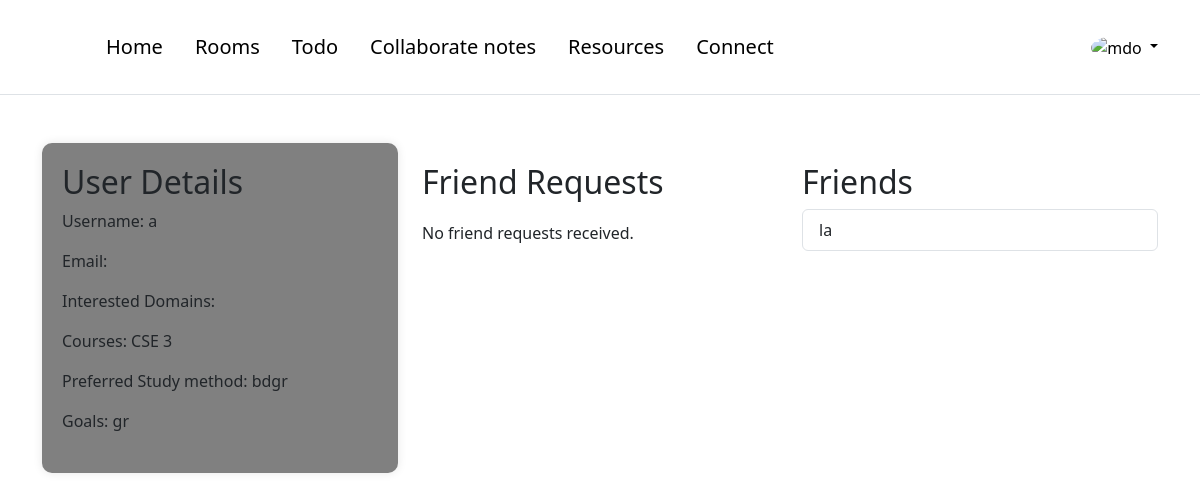
Page /accounts/profile/ (signed in) on the earlier database version.
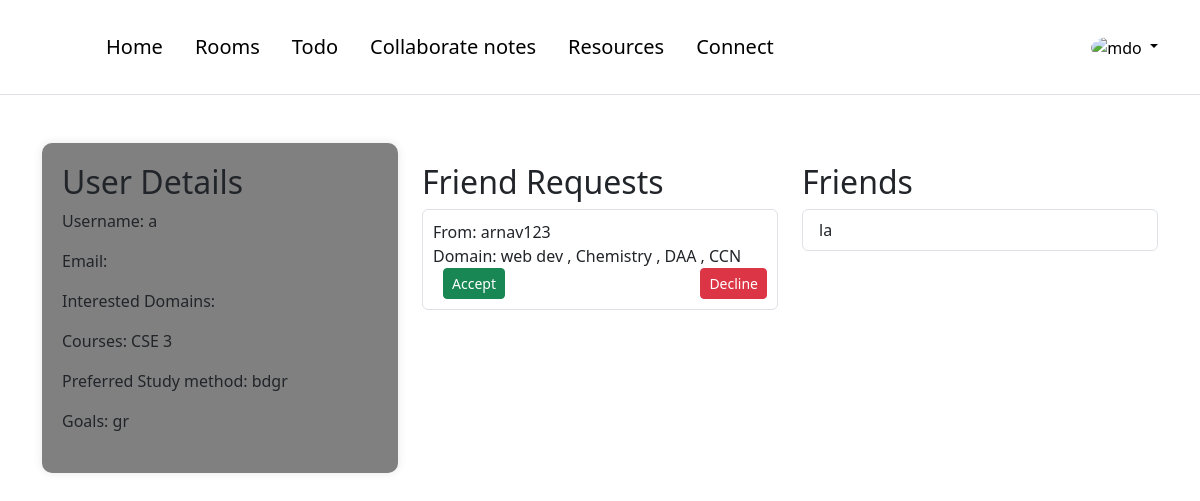
Same page on the later database version.
### connections/models.py (models this page shows, shortened)
class FriendRequest(models.Model):
    sender = models.ForeignKey(User, related_name='sent_friend_requests', on_delete=models.CASCADE)
    receiver = models.ForeignKey(User, related_name='received_friend_requests', on_delete=models.CASCADE)
    STATUS_CHOICES = (
        ('pending', 'Pending'),
        ('accepted', 'Accepted'),
        ('declined', 'Declined'),
    )
    status = models.CharField(max_length=20, choices=STATUS_CHOICES, default='pending')
    created_at = models.DateTimeField(auto_now_add=True)

### accounts/models.py (models this page shows, shortened)
class Domain(models.Model):
    name = models.CharField(max_length=20, unique=True)

### accounts/views.py (the view)
# urls.py: path('profile/', views.profile, name="profile"),
@login_required(login_url='accounts:login')
def profile(request):
    user = request.user
    friend_requests = FriendRequest.objects.filter(receiver=user)  # Requests sent by the user
    user_profile = UserProfile.objects.get(user=user)
    friends = user_profile.friends.all()
    context = {
        'user': user,
        'friend_requests': friend_requests,
        'friends': friends,
    }
    return render(request, 'accounts/profile.html', context)

### frontend/templates/accounts/profile.html (shortened to what this page needs)
{% extends 'base/base.html' %}
{% load static %}
{% block content %}
<div class="container mt-5">
    <div class="row">
        <div class="col-md-4">
            <div class="profile-container">
                <div class="profile-details">
                    <h2>User Details</h2>
                    <p>Username: {{ user.username }}</p>
                    <p>Email: {{ user.email }}</p>
                    <p>Interested Domains:
                    </p>
                    <p>Courses: {{ user.userprofile.courses }}</p>
                    <p>Preferred Study method: {{ user.userprofile.preferred_study_methods }}</p>
                    <p>Goals: {{ user.userprofile.goals }}</p>
                </div>
            </div>
        </div>
        <div class="col-md-4">
            <div class="friend-request">
                <h2>Friend Requests</h2>
                {% if friend_requests %}
                <ul class="list-group">
                    {% for request in friend_requests %}
                    <li class="list-group-item">
                        From: {{ request.sender.username }}<br>
                        Domain: {% for domain in request.sender.userprofile.domains.all %}
                                {{ domain.name }}
                                {% if not forloop.last %}, {% endif %}
                                {% endfor %}
                        <form method="post" action="{% url 'accounts:acdrequest' request.id %}">
                            <button type="submit" name="action" value="accept" class="btn btn-success btn-sm"> Accept</button>
                            <button type="submit" name="action" value="decline" class="btn btn-danger btn-sm"> Decline</button>
                        </form>
                    </li>
                    {% endfor %}
                </ul>
                {% else %}
                <p class="no-friend-request">No friend requests received.</p>
                {% endif %}
            </div>
        </div>
        <div class="col-md-4">
            <div class="friend-list">
                <h2>Friends</h2>
                {% if friends %}
                <ul class="list-group">
                    {% for friend in friends %}
                    <li class="list-group-item">{{ friend.username }}</li>
                    {% endfor %}
                </ul>
                {% else %}
                <p>No friends yet.</p>
                {% endif %}
            </div>
        </div>
    </div>
</div>
{% endblock %}

Differences in the rows shown:
added FriendRequest: sender.username "arnav123"
now on this page (row unchanged): Domain: name "web dev"
now on this page (row unchanged): Domain: name "Chemistry"
now on this page (row unchanged): Domain: name "DAA"
now on this page (row unchanged): Domain: name "CCN"
Other differences:
text no longer shown: "No friend requests received."
